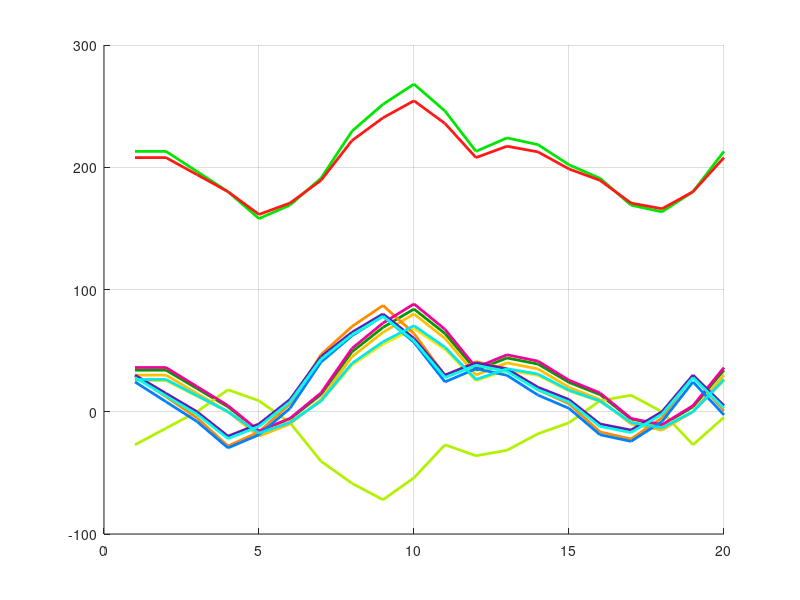

Write MATLAB code to recreate this figure. (Note: this script raises an error after producing the figure.)
% signal outlier testing

colorVec = [0,0.6,0; 0,0.9,0; 0.7,0.95,0; 1,0.9,0; 1,0.75,0; 1,0.55,0; 1,0.1,0.1; 0.95,0,0.6; ...
            0.4,0.1,0.7; 0,0.5,1; 0,0.9,0.95; 0,1,0.9];


A = [10 10 -5 -20 -40 -30 -10 25 45 60 40 10 20 15 0 -10 -30 -35 -20 10] + 20;
B = [A(2:end) 5];
JA = [A+4; 1.1*A; 0.9*B; 0.85*A; A; 1.15*B-5; ...
      0.93*A; 1.04*A+5; B; 1.08*B-8; 0.88*A; B-2]';

toFlip = [3];
toShiftUp = [2,7];
toShiftDn = [];

for i = 1:size(JA,2)
    if(ismember(i,toFlip))      JA(:,i) = -JA(:,i);         end
    if(ismember(i,toShiftUp))   JA(:,i) = JA(:,i) + 180;    end
    if(ismember(i,toShiftDn))   JA(:,i) = JA(:,i) - 180;    end
end



figure(1); clf; hold on;
for i = 1:size(JA,2)
    plot(JA(:,i),'LineWidth',2,'Color',colorVec(i,:));
end
grid on;


% test for outliers with original data
[~,outliers] = hampel(mean(JA));

% test if flipping data results in better match
flipSig = zeros(1,size(JA,2));
for i = 1:size(JA,2)
    JA_flip = JA;
    JA_flip(:,i) = -JA_flip(:,i);
%     figure(2); clf; hold on;
%     for j = 1:size(JA_flip,2)
%         plot(JA_flip(:,j),'LineWidth',2,'Color',colorVec(j,:));
%     end
%     grid on;
    
    [~,outliers_flip] = hampel(mean(JA_flip));
    outliers_diff = outliers - outliers_flip;
    if(outliers_diff(i)==1)
        flipSig(i) = 1;
    end
end


% test is shifting +/- 180 results in better match
shiftSig = zeros(1,size(JA,2));
for i = 1:size(JA,2)
    JA_shiftUp = JA;
    JA_shiftDn = JA;
    JA_shiftUp(:,i) = JA_shiftUp(:,i) + 180;
    JA_shiftDn(:,i) = JA_shiftDn(:,i) - 180;
%     figure(3); clf; hold on;
%     for j = 1:size(JA_shiftUp,2)
%         plot(JA_shiftUp(:,j),'LineWidth',2,'Color',colorVec(j,:));
%     end
%     grid on;
%     figure(4); clf; hold on;
%     for j = 1:size(JA_shiftDn,2)
%         plot(JA_shiftDn(:,j),'LineWidth',2,'Color',colorVec(j,:));
%     end
%     grid on;

    [~,outliers_shiftUp] = hampel(mean(JA_shiftUp));
    [~,outliers_shiftDn] = hampel(mean(JA_shiftDn));
    
    outliers_diffUp = outliers - outliers_shiftUp;
    outliers_diffDn = outliers - outliers_shiftDn;
    if(outliers_diffUp(i)==1)
        shiftSig(i) = -1; %the signal IS 180 deg down, needs to be shifted up
    end
    if(outliers_diffDn(i)==1)
        shiftSig(i) = 1; %the signal IS 180 deg up, needs to be shifted down
    end
end

flipSig
shiftSig